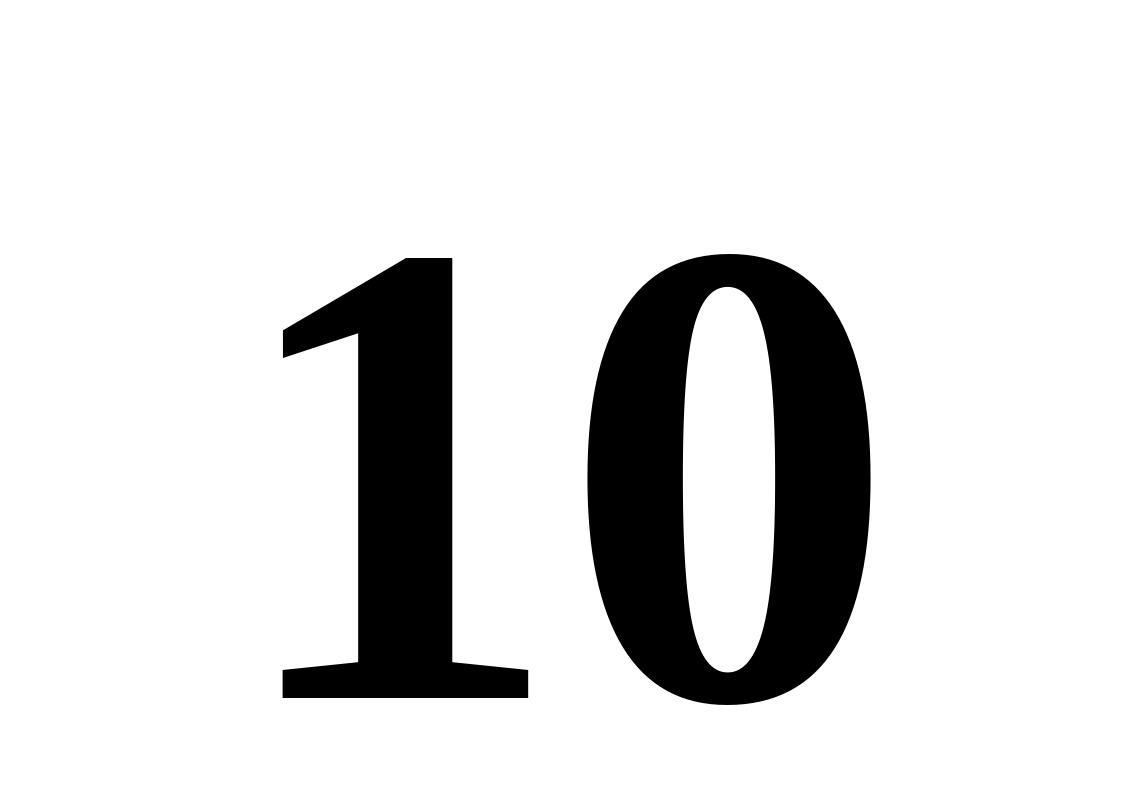
#> input picture Organisation/Recherche/Wordcloud/history/mask_1.jpg, 1123 x 794 px; the run also reads 1 picture not shown here
$ python tests_wordcloud_pil.py
#> lines starting #> are read from the running program, lines starting #| are printed output that depends on the picture
import numpy as np
import PIL
from PIL import Image
# Quelle: https://stackoverflow.com/questions/30227466/combine-several-images-horizontally-with-python
# Kombinieren von 4 Zahlen
year = str(19)
list_im = ['mask_0.jpg', 'mask_1.jpg', 'mask_2.jpg', 'mask_3.jpg', 'mask_4.jpg', 'mask_5.jpg', 'mask_6.jpg',
           'mask_7.jpg', 'mask_8.jpg', 'mask_9.jpg']
list_use = []
len_year = len(year)
print(len_year)
for i in range(len_year):
    if int(year[i]) == 0:
        print("0")
        list_use.append(list_im[0])
    elif int(year[i]) == 1:
        print("1")
        list_use.append(list_im[1])
    elif int(year[i]) == 2:
        print("2")
        list_use.append(list_im[2])
    elif int(year[i]) == 3:
        print("3")
        list_use.append(list_im[3])
    elif int(year[i]) == 4:
        print("4")
        list_use.append(list_im[4])
    elif int(year[i]) == 5:
        print("5")
        list_use.append(list_im[5])
    elif int(year[i]) == 6:
        print("6")
        list_use.append(list_im[6])
    elif int(year[i]) == 7:
        print("7")
        list_use.append(list_im[7])
    elif int(year[i]) == 8:
        print("8")
        list_use.append(list_im[8])
    elif int(year[i]) == 9:
        print("9")
        list_use.append(list_im[9])


imgs = [PIL.Image.open(i) for i in list_use]
#> imgs = 2 items
# pick the image which is the smallest, and resize the others to match it (can be arbitrary image shape here)
imgs_comb = np.hstack(imgs)
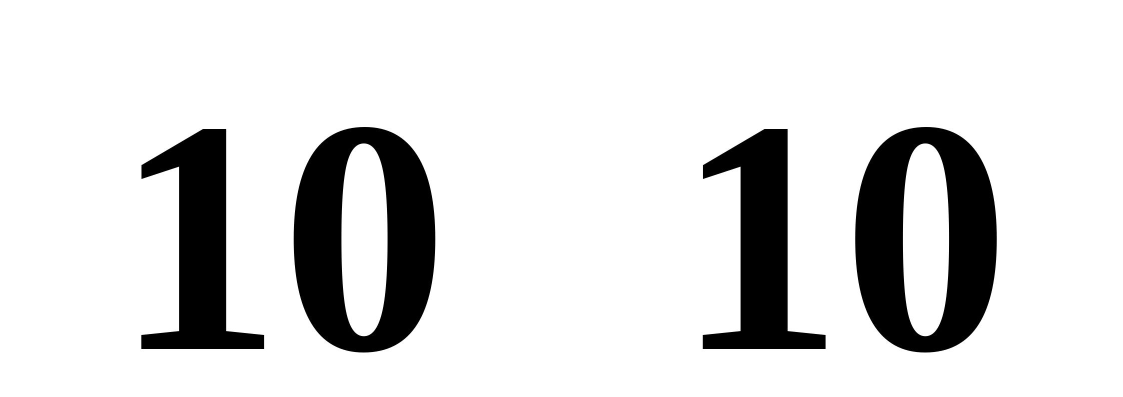
#> imgs_comb: shape (794, 2246) (shown at 1/2 size); min 0, max 255, mean 219.5

# sabspeichern des Bildes
imgs_comb = PIL.Image.fromarray(imgs_comb)
imgs_comb.save('year_mask.jpg')
